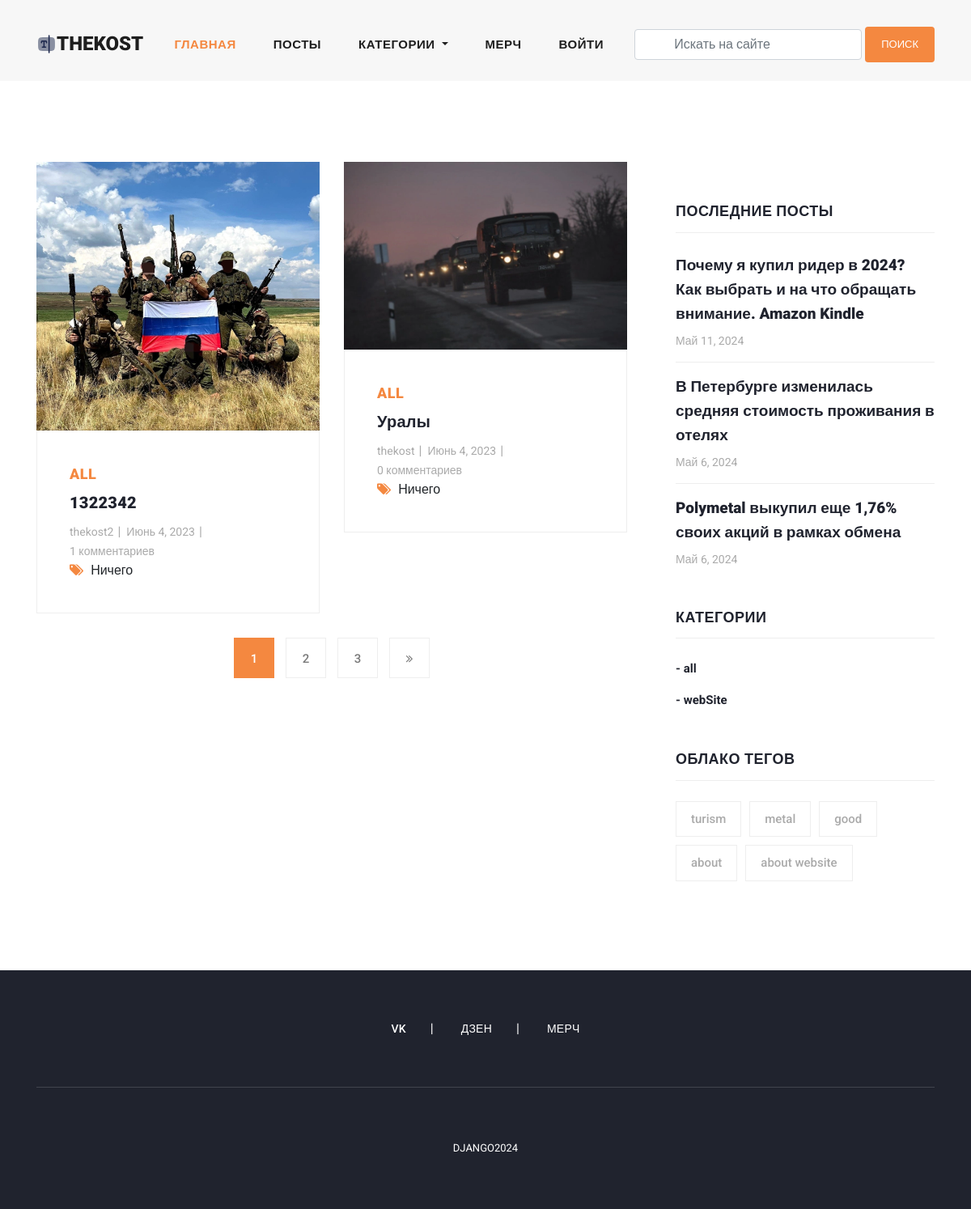
Screenshot of /category_blogs/all/ with the database file from the repository.
### blog/models.py (models this page shows, shortened)
class Blog(models.Model):
    user = models.ForeignKey(
        User,
        related_name='user_blogs',
        on_delete=models.CASCADE
    )
    category = models.ForeignKey(
        Category,
        related_name='category_blogs',
        on_delete=models.CASCADE
    )
    tags = models.ManyToManyField(
        Tag,
        related_name='tag_blogs',
        blank=True
    )
    likes = models.ManyToManyField(
        User,
        related_name='user_likes',
        blank=True
    )
    title = models.CharField(
        max_length=250
    )
    slug = models.SlugField(null=True, blank=True)
    banner = models.ImageField(upload_to='blog_banners')
    description = RichTextField()
    created_date = models.DateField(auto_now_add=True)

class Category(models.Model):
    title = models.CharField(max_length=150, unique=True)
    slug = models.SlugField(null=True, blank=True)
    created_date = models.DateField(auto_now_add=True)

class Tag(models.Model):
    title = models.CharField(max_length=150)
    slug = models.SlugField(null=True, blank=True)
    created_date = models.DateField(auto_now_add=True)

### user_profile/models.py (models this page shows, shortened)
class User(AbstractUser):
    email = models.EmailField(
        max_length=150,
        unique=True,
        error_messages={
            "unique": "Адрес электронной почты должен быть уникальным"
        }
    )
    profile_image = models.ImageField(
        null=True,
        blank=True,
        upload_to="profile_images"
    )
    followers = models.ManyToManyField("Follow")
    REQUIRED_FIELDS = ["email"]
    objects = CustomUserManager()

### blog/views.py (the view)
# urls.py: path('category_blogs/<str:slug>/', category_blogs, name='category_blogs'),
def category_blogs(request, slug):
    category = get_object_or_404(Category, slug=slug)  # Получение объекта категории по слагу
    queryset = category.category_blogs.all()  # Получение всех блогов в указанной категории
    tags = Tag.objects.order_by('-created_date')[:5]  # Получение последних пяти тегов
    page = request.GET.get('page', 1)  # Получение номера текущей страницы из GET-запроса, по умолчанию - 1
    paginator = Paginator(queryset, 2)  # Создание объекта пагинатора для разбиения результатов на страницы
    all_blogs = Blog.objects.order_by('-created_date')[:5]  # Получение последних пяти блогов
    try:
        blogs = paginator.page(page)  # Получение объекта Page с результатами для текущей страницы
    except EmptyPage:
        blogs = paginator.page(1)  # Если указанная страница пуста, показываем первую страницу
    except PageNotAnInteger:
        blogs = paginator.page(1)  # Если номер страницы не является целым числом, показываем первую страницу
        return redirect('blogs')  # Перенаправляем на страницу блогов
    context = {
        "blogs": blogs,  # Передача объекта Page с блогами в контекст шаблона
        "tags": tags,  # Передача всех тегов в контекст шаблона
        "all_blogs": all_blogs  # Передача последних пяти блогов в контекст шаблона
    }
    return render(request, 'blog/category_blogs.html', context)  # Рендеринг шаблона страницы блогов категории

### blog/context_processors.py (called while the page is built)
def get_all_categories(request):
    categories = Category.objects.all()
    context = {
        "categories": categories
    }
    return context

### templates/blog/category_blogs.html (shortened to what this page needs)
{% extends 'base/base.html' %}
{% load static %}
{% block content %}
    <section class="blog-posts grid-system">
        <div class="container">
            <div class="row">
                <div class="col-lg-8">
                    <div class="all-blog-posts">
                        <div class="row">
                            {% for blog in blogs %}
                                {% include 'blog/blog_card.html' %}
                            {% endfor %}
                            <div class="col-lg-12">
                                {% include 'base/pagination.html' %}
                            </div>
                        </div>
                    </div>
                </div>
                {% include 'base/sidebar.html' with blogs=all_blogs %}
            </div>
        </div>
    </section>
{% endblock content %}

### templates/blog/blog_card.html
{% load static %}
<div class="col-lg-6">
    <div class="blog-post">
        <div class="blog-thumb">
            <img src="{{ blog.banner.url }}" alt="">
        </div>
        <div class="down-content">
            <span>{{ blog.category.title }}</span>
            <a href="{% url 'blog_details' blog.slug %}"><h4>{{ blog.title }}</h4></a>
            <ul class="post-info">
                <li><a href="{% url 'view_user_information' blog.user.username %}">{{ blog.user.username }}</a></li>
                <li><a href="#">{{ blog.created_date }}</a></li>
                <li><a href="#">{{ blog.blog_comments.all.count }} комментариев</a></li>
            </ul>
            <div class="post-options">
                <div class="row">
                    <div class="col-lg-12">
                        <ul class="post-tags">
                            <li><i class="fa fa-tags"></i></li>
                            {% if blog.tags.all.count > 0 %}
                                {% for tag in blog.tags.all %}
                                    <li><a href="#">{{ tag.title }}</a></li>
                                {% endfor %}
                            {% else %}
                                Ничего
                            {% endif %}
                        </ul>
                    </div>
                </div>
            </div>
        </div>
    </div>
</div>

### templates/base/sidebar.html
<div class="col-lg-4">
    <div class="sidebar">
        <div class="row">
            <div class="col-lg-12">
                <div class="sidebar-item recent-posts">
                    <div class="sidebar-heading">
                        <h2>Последние посты</h2>
                    </div>
                    <div class="content">
                        <ul>
                            {% for blog in blogs|slice:"3" %}
                                <li><a href="{% url 'blog_details' blog.slug %}">
                                    <h5>{{ blog.title }}</h5>
                                    <span>{{ blog.created_date }}</span>
                                </a></li>
                            {% endfor %}
                        </ul>
                    </div>
                </div>
            </div>
            <div class="col-lg-12">
                <div class="sidebar-item categories">
                    <div class="sidebar-heading">
                        <h2>Категории</h2>
                    </div>
                    <div class="content">
                        <ul>
                            {% for category in categories %}
                                <li><a href="{% url 'category_blogs' category.slug %}">- {{ category.title }}</a></li>
                            {% endfor %}
                        </ul>
                    </div>
                </div>
            </div>
            <div class="col-lg-12">
                <div class="sidebar-item tags">
                    <div class="sidebar-heading">
                        <h2>Облако тегов</h2>
                    </div>
                    <div class="content">
                        <ul>
                            {% for tag in tags %}
                                <li><a href="{% url 'tag_blogs' tag.slug %}">{{ tag.title }}</a></li>
                            {% endfor %}
                        </ul>
                    </div>
                </div>
            </div>
        </div>
    </div>
</div>

### assets/css/css-base.css (style rules this page uses)
body { font-family: 'Roboto', sans-serif; overflow-x: hidden; text-rendering: optimizeLegibility; -webkit-font-smoothing: antialiased; -moz-osx-font-smoothing: grayscale; }
a { text-decoration: none !important; }
ul { padding: 0; margin: 0; list-style: none; }
h1, h2, h3, h4, h5, h6 { margin: 0px; }
.blog-posts { margin-top: 100px; }
.blog-posts .blog-post { margin-bottom: 30px; }
.blog-posts .blog-thumb img { width: 100%; overflow: hidden; }
.blog-posts .down-content { padding: 40px; border-right: 1px solid #eee; border-left: 1px solid #eee; border-bottom: 1px solid #eee; }
.blog-posts .down-content span { font-size: 18px; text-transform: uppercase; letter-spacing: 0.5px; font-weight: 900; color: #f48840; }
.blog-posts .down-content h4 { font-size: 24px; text-transform: capitalize; letter-spacing: 0.5px; font-weight: 900; color: #20232e; margin: 10px 0px 12px 0px; }
.blog-posts .down-content ul.post-info li { display: inline-block; margin-right: 8px; }
.blog-posts .down-content ul.post-info li:after { content: '|'; color: #aaa; margin-left: 8px; }
.blog-posts .down-content h4 { font-size: 20px; letter-spacing: 0.25px; }
.grid-system .down-content ul.post-info li { margin-right: 3px; }
.grid-system .down-content ul.post-info li:after { margin-left: 5px; }
.blog-posts .down-content ul.post-info li:last-child::after { display: none; }
.blog-posts .down-content ul.post-info li a { font-size: 14px; color: #aaa; font-weight: 400; transition: all .3s; }
.blog-posts .down-content ul.post-tags li, .blog-posts .down-content ul.post-share li { display: inline-block; }
.blog-posts .down-content ul.post-tags li:first-child i, .blog-posts .down-content ul.post-share li:first-child i { color: #f48840; margin-right: 5px; }
.blog-posts .down-content ul.post-tags li, .blog-posts .down-content ul.post-share li { color: #aaa; }
.blog-posts .sidebar-heading h2 { font-size: 18px; text-transform: uppercase; font-weight: 900; letter-spacing: 0.5px; color: #20232e; border-bottom: 1px solid #eee; padding-bottom: 15px; margin-bottom: 25px; }
.sidebar { margin-left: 30px; }
.sidebar .sidebar-item { margin-top: 50px; }
.sidebar .sidebar-heading h2 { font-size: 18px; text-transform: uppercase; font-weight: 900; letter-spacing: 0.5px; color: #20232e; border-bottom: 1px solid #eee; padding-bottom: 15px; margin-bottom: 25px; }
.sidebar .recent-posts ul li { margin-bottom: 15px; padding-bottom: 15px; border-bottom: 1px solid #eee; }
.sidebar .recent-posts ul li:last-child { margin-bottom: 0px; padding-bottom: 0px; border-bottom: none; }
.sidebar .recent-posts ul li h5 { font-size: 19px; font-weight: 900; color: #20232e; line-height: 30px; transition: all 0.3s; }
.sidebar .recent-posts ul li span { display: block; font-size: 14px; color: #aaa; margin-top: 8px; }
.sidebar .categories ul li { margin-bottom: 15px; }
.sidebar .categories ul li:last-child { margin-bottom: 0px; }
.sidebar .categories ul li a { font-size: 15px; font-weight: 700; color: #20232e; transition: all .3s; }
.sidebar .tags ul li { margin-right: 6px; display: inline-block; }
.sidebar .tags ul li { margin-bottom: 10px; }
.sidebar .tags ul li a { font-size: 15px; font-weight: 500; color: #aaa; display: inline-block; border: 1px solid #eee; padding: 10px 18px; transition: all .3s; }

### rows the page displays
Blog: banner (picture), category "ALL", title "1322342", user.username "thekost2", created_date "Июнь 4, 2023", blog_comments.all.count "1", shows "Ничего"
Blog: banner (picture), category "ALL", title "Уралы", user.username "thekost", created_date "Июнь 4, 2023", blog_comments.all.count "0", shows "Ничего"
Blog: title "Почему я купил ридер в 2024? Как выбрать и на что обращать внимание. Amazon Kindle", created_date "Май 11, 2024"
Blog: title "В Петербурге изменилась средняя стоимость проживания в отелях", created_date "Май 6, 2024"
Blog: title "Polymetal выкупил еще 1,76% своих акций в рамках обмена", created_date "Май 6, 2024"
Category: title "all"
Category: title "webSite"
Tag: title "turism"
Tag: title "metal"
Tag: title "good"
Tag: title "about"
Tag: title "about website"

### other values shown
{{ page }} "1"
{{ page }} "2" "3"
